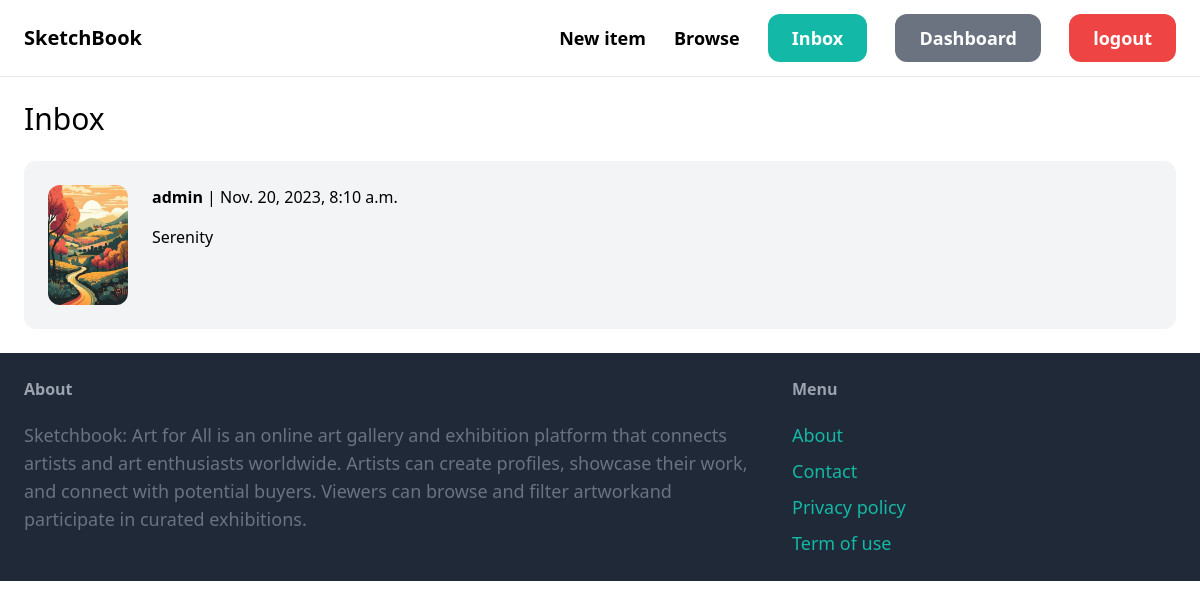
Screenshot of /inbox/ (signed in) with the database file from the repository.
### conversation/models.py (models this page shows)
class Conversation(models.Model):
    item = models.ForeignKey(Item, related_name='conversations', on_delete=models.CASCADE)
    members = models.ManyToManyField(User, related_name='conversations')
    created_at = models.DateTimeField(auto_now_add=True)
    modified_at = models.DateTimeField(auto_now=True)
    class Meta:
        ordering = ('-modified_at',)

### item/models.py (models this page shows, shortened)
class Item(models.Model):
    category = models.ForeignKey(Category, related_name='items', on_delete=models.CASCADE)
    name = models.CharField(max_length=255)
    description = models.TextField(blank=True, null=True)
    price = models.FloatField()
    image = models.ImageField(upload_to='item_images', blank=True, null=True)
    is_sold = models.BooleanField(default=False)
    created_by = models.ForeignKey(User, related_name='items', on_delete=models.CASCADE)
    created_at = models.DateTimeField(auto_now_add=True)

### conversation/views.py (the view)
# urls.py: path('', views.inbox, name='inbox'),
@login_required
def inbox(request):
    conversations = Conversation.objects.filter(members__in=[request.user.id])
    return render(request, 'conversation/inbox.html', {
        'conversations': conversations
    })

### conversation/templates/conversation/inbox.html (shortened to what this page needs)
{% extends 'core/base.html' %}
{% block content %}
<h1 class="mb-6 text-3xl">Inbox</h1>
<div class="space-y-6">
    {% for conversation in conversations %}
        <a href="{% url 'conversation:detail' conversation.id %}">
            <div class="p-6 flex bg-gray-100 rounded-xl">
                <div class="pr-6">
                    <img src="{{ conversation.item.image.url }}" class="w-20 rounded-xl">
                </div>
                <div>
                    {% for member in conversation.members.all %}
                        {% if member != request.user %}
                            <p class="mb-4"><strong>{{ member.username }}</strong> | {{ conversation.modified_at }}</p>
                            <p>{{ conversation.item.name }}</p>
                        {% endif %}
                    {% endfor %}
                </div>
            </div>
        </a>
    {% endfor %}
</div>
{% endblock %}

### rows the page displays
Conversation: item.image (picture), modified_at "Nov. 20, 2023, 8:10 a.m.", item.name "Serenity"

### other values shown
{{ member.username }} "admin"
